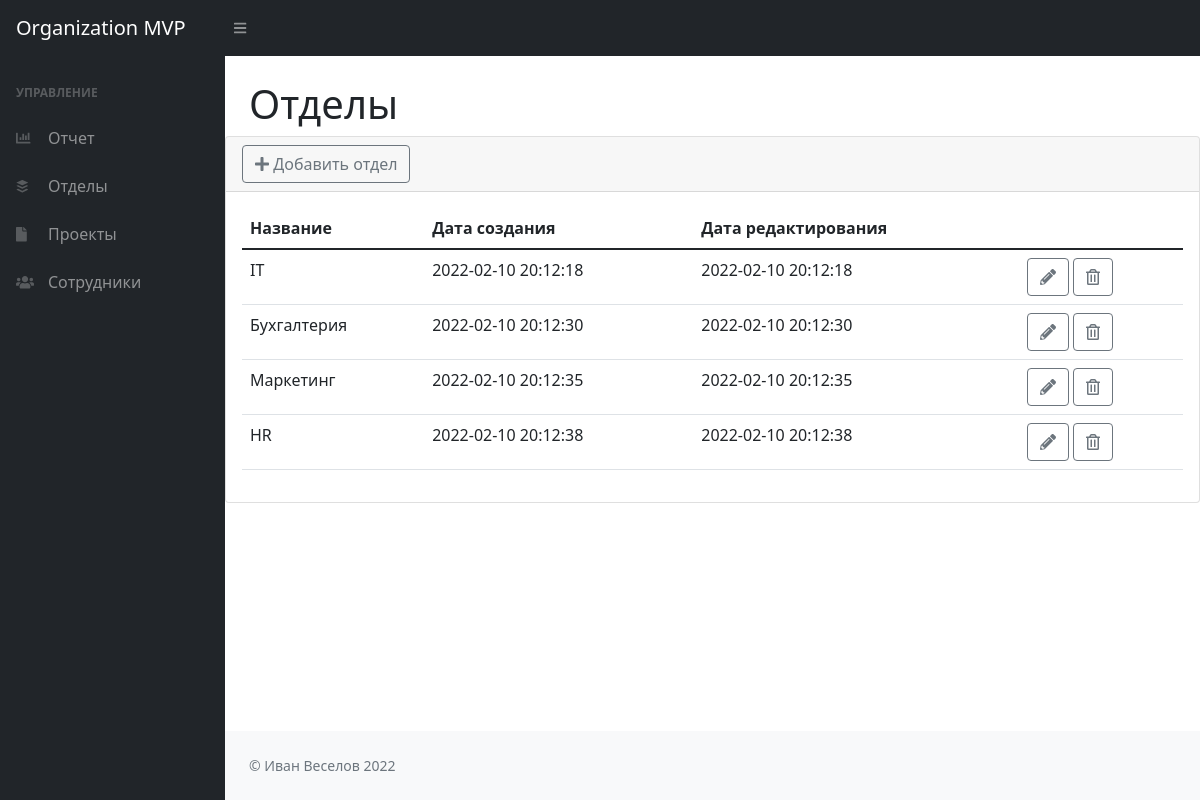
The page /departments on the database its author committed.
### tables this page shows
CREATE TABLE IF NOT EXISTS `departments` (
  `id` int(255) NOT NULL AUTO_INCREMENT,
  `name` varchar(255) NOT NULL,
  `created` datetime NOT NULL,
  `updated` datetime NOT NULL DEFAULT CURRENT_TIMESTAMP,
  UNIQUE KEY `id` (`id`)
);

### index.php (called while the page is built, shortened)
<?php
	$path = strtok($_SERVER['REQUEST_URI'], '?');
	$route = new Routing($path);
		$method = $route->getMethod();
	$app = new $controller();
	if(method_exists($app, $method)) {
		$content = $app->$method();
	} else {
		$content['filename'] = '404.php';
	}
	require dirname(__FILE__) . '/src/views/layouts/html.php';

### src/App/DB.php (called while the page is built, shortened)
<?php
	class DB
	{
		public static function connect()
		{
			$config = Config::load();
			$dsn = "mysql:host={$config['db_host']};dbname={$config['db_name']};charset={$config['db_charset']}";
			try {
				$pdo = new PDO($dsn, $config['db_user'], $config['db_password']);
				$pdo->setAttribute(PDO::ATTR_ERRMODE, PDO::ERRMODE_EXCEPTION);
				return $pdo;
			} catch (\PDOException $e) {
				echo 'Connection failed: ' . $e->getMessage();
			}
		}
	}

### src/App/Model.php (called while the page is built, shortened)
<?php
	class Model extends DB
	{
		protected static $table;
		public static function getAll() {
			$query = "SELECT * FROM " . static::$table;
			return self::connect()->query($query)->fetchAll();
		}
	}

### src/controllers/DepartmentsController.php (called while the page is built, shortened)
<?php
	class DepartmentsController extends Controller
	{
		public function actionIndex() {
			$this->data = [
				'view' => 'site/departments',
				'params' => [
					'title' => 'Отделы',
					'data' => DepartmentsModel::getAll(),
				],
			];
			return $this->render($this->data);
		}
	}

### src/App/Controller.php (called while the page is built, shortened)
<?php
	class Controller
	{
		public function render($data) {
			return [
				'filename' => BASE . '/src/views/' . $data['view'] . '.php',
				'params' => $data['params'],
			];
		}
	}

### src/views/site/departments.php (the view, shortened to what this page needs)
<div class="container-fluid px-4">
	<h1 class="mt-4"><?= $content['params']['title'] ?></h1>
</div>
<div class="card mb-4">
	<div class="card-header">
		<button
				type="button"
				class="btn btn-outline-secondary"
				data-bs-toggle="modal" data-bs-target="#create-edit"
				data-dep-title="Добавить новый отдел"
				data-action="create">
			<i class="fas fa-plus"></i> Добавить отдел
		</button>
	</div>
	<div class="card-body">
		<table id="reportTable" class="table">
			<thead>
			<tr>
				<th>Название</th>
				<th>Дата создания</th>
				<th>Дата редактирования</th>
				<th></th>
			</tr>
			</thead>
			<tbody>
			<?php
				if(!empty($content['params']['data'])) {
					foreach ($content['params']['data'] as $key => $row)
					{
						?>
						<tr>
							<td><?=$row['name']?></td>
							<td><?=$row['created']?></td>
							<td><?=$row['updated']?></td>
							<td>
								<button
										type="button"
										class="btn btn-outline-secondary"
										data-bs-toggle="modal" data-bs-target="#create-edit"
										data-dep-title="<?=$row['name']?>"
										data-dep-id="<?=$row['id']?>"
										data-action="edit">
									<i class="fas fa-pencil-alt"></i>
								</button>
								<button
										type="button"
										class="btn btn-outline-secondary"
										data-bs-toggle="modal" data-bs-target="#delete-modal"
										data-dep-title="<?=$row['name']?>"
										data-id="<?=$row['id']?>">
									<i class="far fa-trash-alt"></i>
								</button>
							</td>
						</tr>
			<?php
					}
				}
			?>
			</tbody>
		</table>
	</div>
</div>

### rows shown on the page
departments: name "IT", created "2022-02-10 20:12:18", updated "2022-02-10 20:12:18"
departments: name "Бухгалтерия", created "2022-02-10 20:12:30", updated "2022-02-10 20:12:30"
departments: name "Маркетинг", created "2022-02-10 20:12:35", updated "2022-02-10 20:12:35"
departments: name "HR", created "2022-02-10 20:12:38", updated "2022-02-10 20:12:38"

### other values the page prints
$content['params']['title'] "Отделы"
